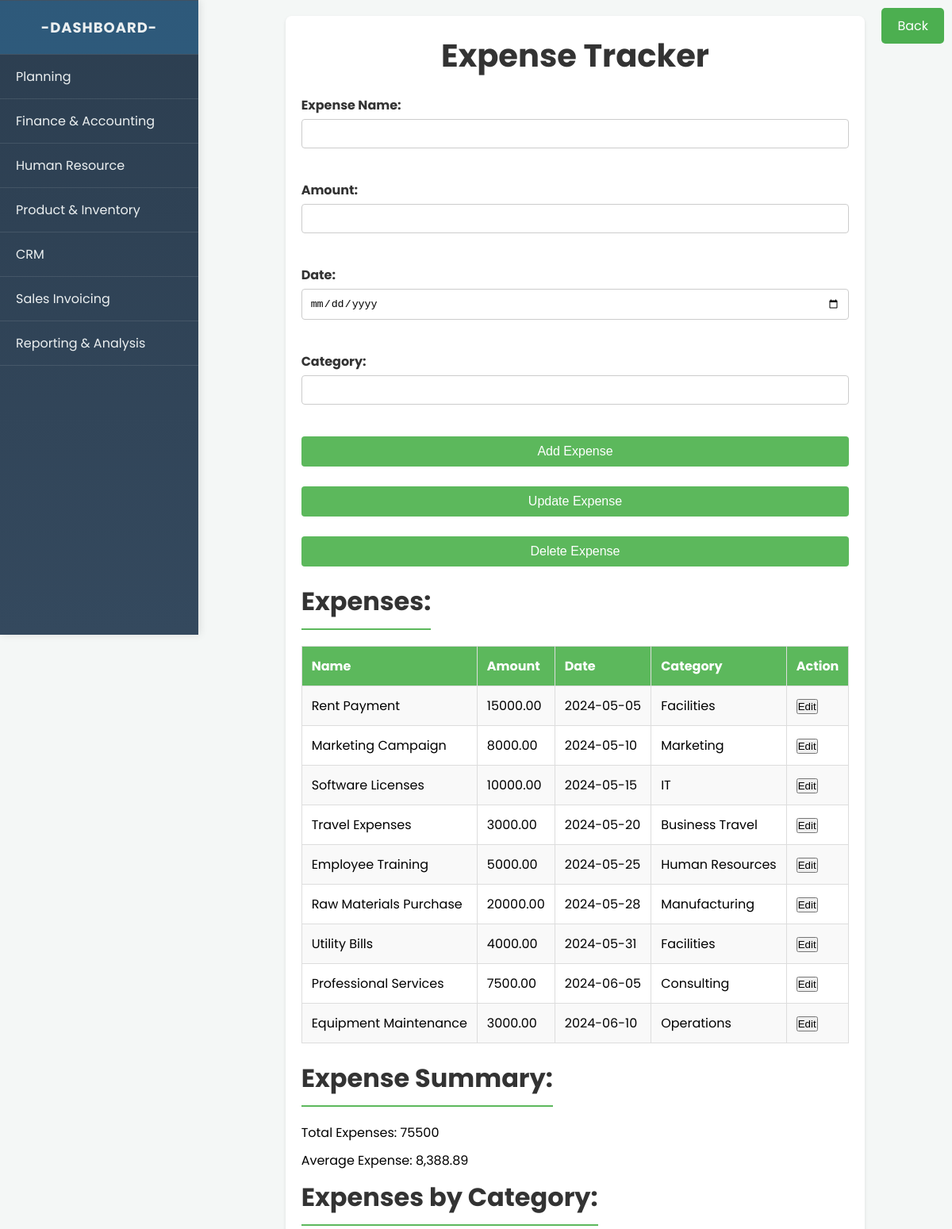
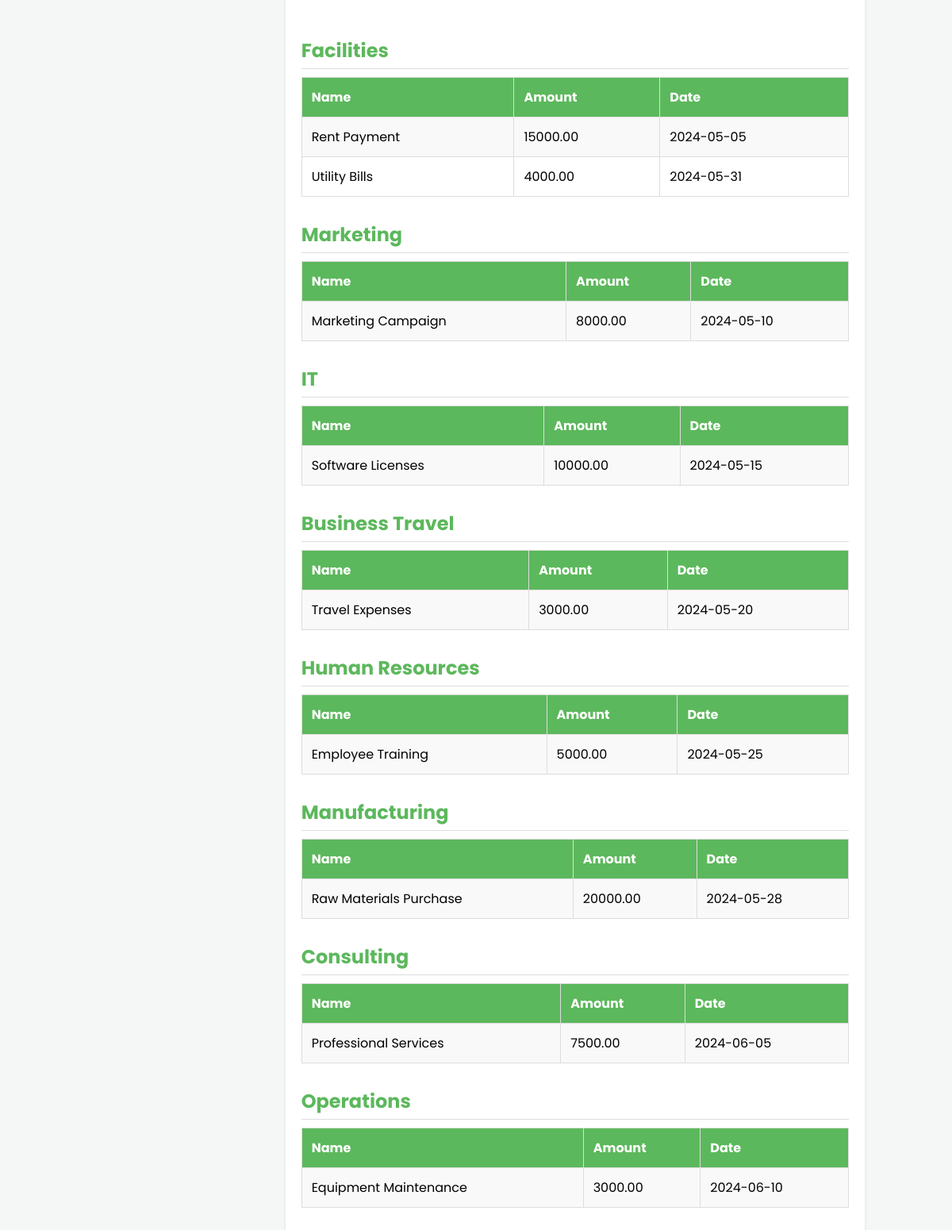
/finance_accounting/expenses/expense.php (signed in), run on the app's committed database (2 pictures, top to bottom).
### tables this page shows
CREATE TABLE `expenses` (
  `id` int(11) NOT NULL,
  `name` varchar(255) NOT NULL,
  `amount` decimal(10,2) NOT NULL,
  `date` date NOT NULL,
  `category` varchar(255) NOT NULL
);

### finance_accounting/expenses/expense.php (the view, shortened to what this page needs)
<?php
$servername = "localhost";
$username = "root";
$password = "";
$dbname = "erp0";
$conn = new mysqli($servername, $username, $password, $dbname);
$expenses = [];
$sql = "SELECT * FROM expenses";
$result = $conn->query($sql);
if ($result->num_rows > 0) {
    while($row = $result->fetch_assoc()) {
        $expenses[] = $row;
    }
}
function calculateTotalExpenses($expenses) {
    $total = 0;
    foreach ($expenses as $expense) {
        $total += $expense['amount'];
    }
    return $total;
}
function calculateAverageExpense($expenses) {
    $total = calculateTotalExpenses($expenses);
    $count = count($expenses);
    if ($count > 0) {
        return $total / $count;
    } else {
        return 0;
    }
}
function groupExpensesByCategory($expenses) {
    $groupedExpenses = [];
    foreach ($expenses as $expense) {
        $category = $expense['category'];
        if (!isset($groupedExpenses[$category])) {
            $groupedExpenses[$category] = [];
        }
        $groupedExpenses[$category][] = $expense;
    }
    return $groupedExpenses;
}
?>
<!DOCTYPE html>
<html lang="en">
<head>
    <link rel="stylesheet" type="text/css" href="estyle.css">
    <link rel="stylesheet" type="text/css" href="../../istyle.css">
</head>
<body class="content">
<a href="javascript:history.back()" class="back-button">Back</a>
    <?php include '../../sidebar.php'; ?>
    <main>
        <h1>Expense Tracker</h1>
        <form method="post" action="<?php echo htmlspecialchars($_SERVER["PHP_SELF"]); ?>">
            <label for="expense_name">Expense Name:</label>
            <input type="text" id="expense_name" name="expense_name" required><br><br>
            <label for="expense_amount">Amount:</label>
            <input type="number" id="expense_amount" name="expense_amount" min="0" step="0.01" required><br><br>
            <label for="expense_date">Date:</label>
            <input type="date" id="expense_date" name="expense_date" required><br><br>
            <label for="expense_category">Category:</label>
            <input type="text" id="expense_category" name="expense_category"><br><br>
            <input type="submit" name="add_expense" value="Add Expense"><br>
            <input type="submit" name="update_expense" value="Update Expense"><br>
            <input type="submit" name="delete_expense" value="Delete Expense">
        </form>
        <h2>Expenses:</h2>
        <table>
            <tr>
                <th>Name</th>
                <th>Amount</th>
                <th>Date</th>
                <th>Category</th>
                <th>Action</th>
            </tr>
            <?php foreach ($expenses as $expense): ?>
                <tr>
                    <td><?php echo $expense['name']; ?></td>
                    <td><?php echo $expense['amount']; ?></td>
                    <td><?php echo $expense['date']; ?></td>
                    <td><?php echo $expense['category']; ?></td>
                    <td>
                        <button onclick="editExpense(<?php echo $expense['id']; ?>, '<?php echo $expense['name']; ?>', <?php echo $expense['amount']; ?>, '<?php echo $expense['date']; ?>', '<?php echo $expense['category']; ?>')">Edit</button>
                    </td>
                </tr>
            <?php endforeach; ?>
        </table>
        <h2>Expense Summary:</h2>
        <p>Total Expenses: <?php echo calculateTotalExpenses($expenses); ?></p>
        <p>Average Expense: <?php echo number_format(calculateAverageExpense($expenses), 2); ?></p>
        <h2>Expenses by Category:</h2>
        <?php $groupedExpenses = groupExpensesByCategory($expenses); ?>
        <?php foreach ($groupedExpenses as $category => $expenses): ?>
            <h3><?php echo $category; ?></h3>
            <table>
                <tr>
                    <th>Name</th>
                    <th>Amount</th>
                    <th>Date</th>
                </tr>
                <?php foreach ($expenses as $expense): ?>
                    <tr>
                        <td><?php echo $expense['name']; ?></td>
                        <td><?php echo $expense['amount']; ?></td>
                        <td><?php echo $expense['date']; ?></td>
                    </tr>
                <?php endforeach; ?>
            </table>
        <?php endforeach; ?>
    </main>
</body>
</html>

### finance_accounting/expenses/estyle.css (style rules this page uses)
body, h1, h2, h3, p, table, th, td, form, input, label, header, footer, nav, ul, li, a { margin: 0; padding: 0; box-sizing: border-box; }
h1 { text-align: center; margin-bottom: 20px; font-size: 2.5rem; color: #333; }
main { max-width: 800px; margin: 0 auto; padding: 20px; background: #fff; border-radius: 8px; box-shadow: 0 2px 4px rgba(0,0,0,0.1); }
form { margin-bottom: 20px; }
label { display: block; font-weight: bold; margin-bottom: 5px; color: #333; }
input[type="text"], input[type="number"], input[type="date"] { width: 100%; padding: 10px; margin-bottom: 15px; border: 1px solid #ccc; border-radius: 4px; transition: border-color 0.3s ease; }
input[type="submit"] { display: block; width: 100%; padding: 10px; border: none; background-color: #5cb85c; color: white; font-size: 16px; border-radius: 4px; cursor: pointer; transition: background-color 0.3s ease; }
h2 { font-size: 2rem; margin-bottom: 20px; color: #333; position: relative; display: inline-block; }
h2::after { content: ''; width: 100%; height: 2px; background: #5cb85c; display: block; margin-top: 10px; }
table { width: 100%; border-collapse: collapse; margin-bottom: 20px; }
table, th, td { border: 1px solid #ddd; }
th, td { padding: 12px; text-align: left; }
th { background-color: #5cb85c; color: white; font-weight: bold; }
tr:nth-child(even) { background-color: #f9f9f9; }
h3 { margin-top: 30px; margin-bottom: 10px; color: #5cb85c; border-bottom: 1px solid #ddd; padding-bottom: 5px; font-size: 1.5rem; }
p { margin-bottom: 10px; font-size: 1rem; }

### istyle.css (style rules this page uses)
* { margin: 0; padding: 0; box-sizing: border-box; }
body { font-family: 'Poppins', sans-serif; background-color: #f4f7f6; display: flex; }
.main-content, .content { margin-left: 250px; padding: 20px; width: calc(100% - 250px); }

### finance_accounting/expenses/expense.php (style rules this page uses)
.back-button { position: absolute; top: 10px; right: 10px; background-color: #4CAF50; color: white; padding: 10px 20px; text-align: center; text-decoration: none; display: inline-block; font-size: 16px; border: none; border-radius: 5px; cursor: pointer; }

### data on the page
expenses: name "Rent Payment", amount "15000.00", date "2024-05-05", category "Facilities"
expenses: name "Marketing Campaign", amount "8000.00", date "2024-05-10", category "Marketing"
expenses: name "Software Licenses", amount "10000.00", date "2024-05-15", category "IT"
expenses: name "Travel Expenses", amount "3000.00", date "2024-05-20", category "Business Travel"
expenses: name "Employee Training", amount "5000.00", date "2024-05-25", category "Human Resources"
expenses: name "Raw Materials Purchase", amount "20000.00", date "2024-05-28", category "Manufacturing"
expenses: name "Utility Bills", amount "4000.00", date "2024-05-31", category "Facilities"
expenses: name "Professional Services", amount "7500.00", date "2024-06-05", category "Consulting"
expenses: name "Equipment Maintenance", amount "3000.00", date "2024-06-10", category "Operations"

### other printed values
calculateTotalExpenses($expenses) "75500"
calculateAverageExpense($expenses) "8,388.89"
$category "Facilities"
$category "Marketing"
$category "IT"
$category "Business Travel"
$category "Human Resources"
$category "Manufacturing"
$category "Consulting"
